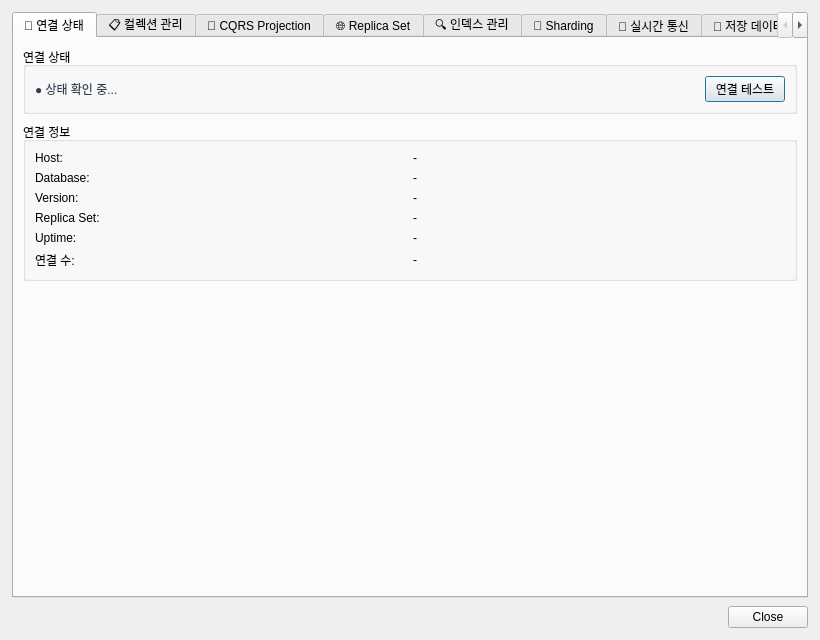
<?xml version="1.0" encoding="UTF-8"?>
<ui version="4.0">
 <class>MongoDBSettingsDialog</class>
 <widget class="QDialog" name="MongoDBSettingsDialog">
  <property name="geometry">
   <rect>
    <x>0</x>
    <y>0</y>
    <width>820</width>
    <height>640</height>
   </rect>
  </property>
  <property name="windowTitle">
   <string>MongoDB 모니터링</string>
  </property>
  <layout class="QVBoxLayout" name="verticalLayout_main">
   <property name="spacing">
    <number>8</number>
   </property>
   <property name="leftMargin">
    <number>12</number>
   </property>
   <property name="topMargin">
    <number>12</number>
   </property>
   <property name="rightMargin">
    <number>12</number>
   </property>
   <property name="bottomMargin">
    <number>12</number>
   </property>
   <item>
    <widget class="QTabWidget" name="tabWidget">

     <!-- ===== 탭 1: 연결 상태 ===== -->
     <widget class="QWidget" name="tabConnStatus">
      <attribute name="title">
       <string>📡 연결 상태</string>
      </attribute>
      <layout class="QVBoxLayout" name="vl_connStatus">
       <property name="spacing">
        <number>8</number>
       </property>
       <!-- LED + 상태 텍스트 -->
       <item>
        <widget class="QGroupBox" name="groupConnStatusLed">
         <property name="title">
          <string>연결 상태</string>
         </property>
         <layout class="QHBoxLayout" name="hl_connLed">
          <item>
           <widget class="QLabel" name="labelConnStatus">
            <property name="text">
             <string>● 상태 확인 중...</string>
            </property>
            <property name="styleSheet">
   <string notr="true">QWidget {
    background-color: #FFFFFF;
    color: #2C3E50;
    font-family: &quot;맑은 고딕&quot;;
    font-size: 9pt;
}

QTabWidget::pane {
    border: 1px solid #BDC3C7;
    background-color: #FFFFFF;
}

QTabBar::tab {
    background-color: #ECF0F1;
    color: #2C3E50;
    padding: 8px 16px;
    margin-right: 2px;
    border: 1px solid #BDC3C7;
    border-bottom: none;
    border-top-left-radius: 4px;
    border-top-right-radius: 4px;
}

QTabBar::tab:selected {
    background-color: #3498DB;
    color: #FFFFFF;
    font-weight: bold;
}

QTabBar::tab:hover {
    background-color: #D5DBDB;
}

QTableWidget {
    gridline-color: #BDC3C7;
    background-color: #FFFFFF;
    alternate-background-color: #F8F9FA;
    selection-background-color: #3498DB;
    selection-color: #FFFFFF;
}

QTableWidget::item {
    padding: 4px;
    border: none;
}

QHeaderView::section {
    background-color: #ECF0F1;
    color: #2C3E50;
    padding: 6px;
    border: 1px solid #BDC3C7;
    font-weight: bold;
}

QLineEdit, QTextEdit, QPlainTextEdit {
    background-color: #FFFFFF;
    border: 1px solid #BDC3C7;
    border-radius: 3px;
    padding: 4px;
    color: #2C3E50;
}

QLineEdit:focus, QTextEdit:focus, QPlainTextEdit:focus {
    border: 2px solid #3498DB;
}

QPushButton {
    background-color: #3498DB;
    color: #FFFFFF;
    border: none;
    border-radius: 4px;
    padding: 6px 12px;
    font-weight: bold;
}

QPushButton:hover {
    background-color: #2980B9;
}

QPushButton:pressed {
    background-color: #1F618D;
}

QPushButton:disabled {
    background-color: #BDC3C7;
    color: #7F8C8D;
}

QLabel {
    color: #2C3E50;
    background-color: transparent;
}

QGroupBox {
    border: 2px solid #BDC3C7;
    border-radius: 5px;
    margin-top: 10px;
    padding-top: 10px;
    background-color: #F8F9FA;
}

QGroupBox::title {
    subcontrol-origin: margin;
    subcontrol-position: top left;
    padding: 0 5px;
    color: #2C3E50;
    font-weight: bold;
}

QProgressBar {
    border: 1px solid #BDC3C7;
    border-radius: 3px;
    text-align: center;
    background-color: #ECF0F1;
}

QProgressBar::chunk {
    background-color: #3498DB;
}</string>
  </property>
           </widget>
          </item>
          <item>
           <spacer name="hsp_connLed">
            <property name="orientation">
             <enum>Qt::Horizontal</enum>
            </property>
            <property name="sizeHint" stdset="0">
             <size>
              <width>40</width>
              <height>20</height>
             </size>
            </property>
           </spacer>
          </item>
          <item>
           <widget class="QPushButton" name="btnConnect">
            <property name="text">
             <string>연결 테스트</string>
            </property>
           </widget>
          </item>
         </layout>
        </widget>
       </item>
       <!-- 연결 세부 정보 -->
       <item>
        <widget class="QGroupBox" name="groupConnDetail">
         <property name="title">
          <string>연결 정보</string>
         </property>
         <layout class="QGridLayout" name="gl_connDetail">
          <item row="0" column="0">
           <widget class="QLabel">
            <property name="text"><string>Host:</string></property>
           </widget>
          </item>
          <item row="0" column="1">
           <widget class="QLabel" name="labelHost">
            <property name="text"><string>-</string></property>
           </widget>
          </item>
          <item row="1" column="0">
           <widget class="QLabel">
            <property name="text"><string>Database:</string></property>
           </widget>
          </item>
          <item row="1" column="1">
           <widget class="QLabel" name="labelDB">
            <property name="text"><string>-</string></property>
           </widget>
          </item>
          <item row="2" column="0">
           <widget class="QLabel">
            <property name="text"><string>Version:</string></property>
           </widget>
          </item>
          <item row="2" column="1">
           <widget class="QLabel" name="labelVersion">
            <property name="text"><string>-</string></property>
           </widget>
          </item>
          <item row="3" column="0">
           <widget class="QLabel">
            <property name="text"><string>Replica Set:</string></property>
           </widget>
          </item>
          <item row="3" column="1">
           <widget class="QLabel" name="labelReplicaSet">
            <property name="text"><string>-</string></property>
           </widget>
          </item>
          <item row="4" column="0">
           <widget class="QLabel">
            <property name="text"><string>Uptime:</string></property>
           </widget>
          </item>
          <item row="4" column="1">
           <widget class="QLabel" name="labelUptime">
            <property name="text"><string>-</string></property>
           </widget>
          </item>
          <item row="5" column="0">
           <widget class="QLabel">
            <property name="text"><string>연결 수:</string></property>
           </widget>
          </item>
          <item row="5" column="1">
           <widget class="QLabel" name="labelConnCount">
            <property name="text"><string>-</string></property>
           </widget>
          </item>
         </layout>
        </widget>
       </item>
       <item>
        <spacer name="vsp_connStatus">
         <property name="orientation"><enum>Qt::Vertical</enum></property>
         <property name="sizeHint" stdset="0">
          <size><width>20</width><height>40</height></size>
         </property>
        </spacer>
       </item>
      </layout>
     </widget>

     <!-- ===== 탭 2: 컬렉션 관리 ===== -->
     <widget class="QWidget" name="tabCollections">
      <attribute name="title">
       <string>📋 컬렉션 관리</string>
      </attribute>
      <layout class="QVBoxLayout" name="vl_collections">
       <property name="spacing">
        <number>8</number>
       </property>
       <!-- 버튼 바 -->
       <item>
        <layout class="QHBoxLayout" name="hl_collBtn">
         <item>
          <spacer name="hsp_collBtn">
           <property name="orientation"><enum>Qt::Horizontal</enum></property>
           <property name="sizeHint" stdset="0">
            <size><width>40</width><height>20</height></size>
           </property>
          </spacer>
         </item>
         <item>
          <widget class="QPushButton" name="btnRefreshCollections">
           <property name="text"><string>새로고침</string></property>
          </widget>
         </item>
        </layout>
       </item>
       <!-- 컬렉션 테이블 -->
       <item>
        <widget class="QLabel">
         <property name="text"><string>컬렉션 목록</string></property>
        </widget>
       </item>
       <item>
        <widget class="QTableWidget" name="tableCollections">
         <property name="columnCount"><number>5</number></property>
         <property name="editTriggers">
          <set>QAbstractItemView::NoEditTriggers</set>
         </property>
         <property name="selectionBehavior">
          <enum>QAbstractItemView::SelectRows</enum>
         </property>
         <property name="alternatingRowColors"><bool>true</bool></property>
         <column><property name="text"><string>컬렉션명</string></property></column>
         <column><property name="text"><string>문서수</string></property></column>
         <column><property name="text"><string>크기</string></property></column>
         <column><property name="text"><string>평균크기</string></property></column>
         <column><property name="text"><string>인덱스수</string></property></column>
        </widget>
       </item>
       <!-- 문서 미리보기 테이블 -->
       <item>
        <widget class="QLabel">
         <property name="text"><string>문서 미리보기 (선택한 컬렉션)</string></property>
        </widget>
       </item>
       <item>
        <widget class="QTableWidget" name="tableDocuments">
         <property name="columnCount"><number>2</number></property>
         <property name="editTriggers">
          <set>QAbstractItemView::NoEditTriggers</set>
         </property>
         <property name="selectionBehavior">
          <enum>QAbstractItemView::SelectRows</enum>
         </property>
         <property name="alternatingRowColors"><bool>true</bool></property>
         <column><property name="text"><string>_id</string></property></column>
         <column><property name="text"><string>문서 (JSON 미리보기)</string></property></column>
        </widget>
       </item>
      </layout>
     </widget>

     <!-- ===== 탭 3: CQRS Projection ===== -->
     <widget class="QWidget" name="tabProjection">
      <attribute name="title">
       <string>🔄 CQRS Projection</string>
      </attribute>
      <layout class="QVBoxLayout" name="vl_projection">
       <property name="spacing">
        <number>8</number>
       </property>
       <!-- 상태 + 버튼 바 -->
       <item>
        <layout class="QHBoxLayout" name="hl_projBtn">
         <item>
          <widget class="QLabel" name="labelProjectionStatus">
           <property name="text"><string>Projection 상태: 확인 중...</string></property>
          </widget>
         </item>
         <item>
          <spacer name="hsp_projBtn">
           <property name="orientation"><enum>Qt::Horizontal</enum></property>
           <property name="sizeHint" stdset="0">
            <size><width>40</width><height>20</height></size>
           </property>
          </spacer>
         </item>
         <item>
          <widget class="QPushButton" name="btnSyncProjection">
           <property name="text"><string>수동 동기화</string></property>
          </widget>
         </item>
        </layout>
       </item>
       <!-- Projection 테이블 -->
       <item>
        <widget class="QTableWidget" name="tableProjections">
         <property name="columnCount"><number>5</number></property>
         <property name="editTriggers">
          <set>QAbstractItemView::NoEditTriggers</set>
         </property>
         <property name="selectionBehavior">
          <enum>QAbstractItemView::SelectRows</enum>
         </property>
         <property name="alternatingRowColors"><bool>true</bool></property>
         <column><property name="text"><string>이름</string></property></column>
         <column><property name="text"><string>원본</string></property></column>
         <column><property name="text"><string>마지막 동기화</string></property></column>
         <column><property name="text"><string>지연시간</string></property></column>
         <column><property name="text"><string>문서수</string></property></column>
        </widget>
       </item>
      </layout>
     </widget>

     <!-- ===== 탭 4: Replica Set 상태 ===== -->
     <widget class="QWidget" name="tabReplicaSet">
      <attribute name="title">
       <string>🌐 Replica Set</string>
      </attribute>
      <layout class="QVBoxLayout" name="vl_replicaSet">
       <property name="spacing">
        <number>8</number>
       </property>
       <!-- 노드 테이블 -->
       <item>
        <widget class="QTableWidget" name="tableReplicaNodes">
         <property name="columnCount"><number>5</number></property>
         <property name="editTriggers">
          <set>QAbstractItemView::NoEditTriggers</set>
         </property>
         <property name="selectionBehavior">
          <enum>QAbstractItemView::SelectRows</enum>
         </property>
         <property name="alternatingRowColors"><bool>true</bool></property>
         <column><property name="text"><string>역할</string></property></column>
         <column><property name="text"><string>주소</string></property></column>
         <column><property name="text"><string>상태</string></property></column>
         <column><property name="text"><string>우선순위</string></property></column>
         <column><property name="text"><string>복제 지연</string></property></column>
        </widget>
       </item>
       <!-- Oplog 정보 -->
       <item>
        <widget class="QGroupBox" name="groupOplog">
         <property name="title"><string>Oplog 정보</string></property>
         <layout class="QGridLayout" name="gl_oplog">
          <item row="0" column="0">
           <widget class="QLabel"><property name="text"><string>Oplog 크기:</string></property></widget>
          </item>
          <item row="0" column="1">
           <widget class="QLabel" name="labelOplogSize">
            <property name="text"><string>-</string></property>
           </widget>
          </item>
          <item row="1" column="0">
           <widget class="QLabel"><property name="text"><string>Oplog 지연:</string></property></widget>
          </item>
          <item row="1" column="1">
           <widget class="QLabel" name="labelOplogLag">
            <property name="text"><string>-</string></property>
           </widget>
          </item>
          <item row="2" column="0">
           <widget class="QLabel"><property name="text"><string>마지막 선출:</string></property></widget>
          </item>
          <item row="2" column="1">
           <widget class="QLabel" name="labelLastElection">
            <property name="text"><string>-</string></property>
           </widget>
          </item>
         </layout>
        </widget>
       </item>
       <!-- Stepdown 버튼 -->
       <item>
        <layout class="QHBoxLayout" name="hl_replicaBtn">
         <item>
          <spacer name="hsp_replicaBtn">
           <property name="orientation"><enum>Qt::Horizontal</enum></property>
           <property name="sizeHint" stdset="0">
            <size><width>40</width><height>20</height></size>
           </property>
          </spacer>
         </item>
         <item>
          <widget class="QPushButton" name="btnStepDown">
           <property name="text"><string>Stepdown</string></property>
          </widget>
         </item>
        </layout>
       </item>
       <item>
        <spacer name="vsp_replicaSet">
         <property name="orientation"><enum>Qt::Vertical</enum></property>
         <property name="sizeHint" stdset="0">
          <size><width>20</width><height>40</height></size>
         </property>
        </spacer>
       </item>
      </layout>
     </widget>

     <!-- ===== 탭 5: 인덱스 관리 ===== -->
     <widget class="QWidget" name="tabIndexes">
      <attribute name="title">
       <string>🔍 인덱스 관리</string>
      </attribute>
      <layout class="QVBoxLayout" name="vl_indexes">
       <property name="spacing">
        <number>8</number>
       </property>
       <!-- 버튼 바 -->
       <item>
        <layout class="QHBoxLayout" name="hl_indexBtn">
         <item>
          <spacer name="hsp_indexBtn">
           <property name="orientation"><enum>Qt::Horizontal</enum></property>
           <property name="sizeHint" stdset="0">
            <size><width>40</width><height>20</height></size>
           </property>
          </spacer>
         </item>
         <item>
          <widget class="QPushButton" name="btnCreateIndex">
           <property name="text"><string>인덱스 생성</string></property>
          </widget>
         </item>
         <item>
          <widget class="QPushButton" name="btnDropIndex">
           <property name="text"><string>인덱스 삭제</string></property>
          </widget>
         </item>
        </layout>
       </item>
       <!-- 인덱스 테이블 -->
       <item>
        <widget class="QTableWidget" name="tableIndexes">
         <property name="columnCount"><number>6</number></property>
         <property name="editTriggers">
          <set>QAbstractItemView::NoEditTriggers</set>
         </property>
         <property name="selectionBehavior">
          <enum>QAbstractItemView::SelectRows</enum>
         </property>
         <property name="alternatingRowColors"><bool>true</bool></property>
         <column><property name="text"><string>컬렉션</string></property></column>
         <column><property name="text"><string>인덱스명</string></property></column>
         <column><property name="text"><string>필드</string></property></column>
         <column><property name="text"><string>유형</string></property></column>
         <column><property name="text"><string>고유</string></property></column>
         <column><property name="text"><string>크기</string></property></column>
        </widget>
       </item>
      </layout>
     </widget>

     <!-- ===== 탭 6: Sharding ===== -->
     <widget class="QWidget" name="tabSharding">
      <attribute name="title">
       <string>🔀 Sharding</string>
      </attribute>
      <layout class="QVBoxLayout" name="vl_sharding">
       <property name="spacing">
        <number>8</number>
       </property>
       <!-- Shard 테이블 -->
       <item>
        <widget class="QTableWidget" name="tableShards">
         <property name="columnCount"><number>3</number></property>
         <property name="editTriggers">
          <set>QAbstractItemView::NoEditTriggers</set>
         </property>
         <property name="selectionBehavior">
          <enum>QAbstractItemView::SelectRows</enum>
         </property>
         <property name="alternatingRowColors"><bool>true</bool></property>
         <column><property name="text"><string>Shard</string></property></column>
         <column><property name="text"><string>조건</string></property></column>
         <column><property name="text"><string>데이터 비율</string></property></column>
        </widget>
       </item>
       <!-- Balancer 정보 -->
       <item>
        <widget class="QGroupBox" name="groupBalancer">
         <property name="title"><string>Balancer 정보</string></property>
         <layout class="QGridLayout" name="gl_balancer">
          <item row="0" column="0">
           <widget class="QLabel"><property name="text"><string>Balancer 상태:</string></property></widget>
          </item>
          <item row="0" column="1">
           <widget class="QLabel" name="labelBalancerStatus">
            <property name="text"><string>-</string></property>
           </widget>
          </item>
          <item row="1" column="0">
           <widget class="QLabel"><property name="text"><string>마지막 균형 조정:</string></property></widget>
          </item>
          <item row="1" column="1">
           <widget class="QLabel" name="labelLastBalance">
            <property name="text"><string>-</string></property>
           </widget>
          </item>
         </layout>
        </widget>
       </item>
       <item>
        <spacer name="vsp_sharding">
         <property name="orientation"><enum>Qt::Vertical</enum></property>
         <property name="sizeHint" stdset="0">
          <size><width>20</width><height>40</height></size>
         </property>
        </spacer>
       </item>
      </layout>
     </widget>


     <!-- ========================================== -->
     <!-- Tab: 📡 실시간 통신 모니터 -->
     <!-- ========================================== -->
     <widget class="QWidget" name="tabRealtimeMonitor">
      <attribute name="title">
       <string>📡 실시간 통신</string>
      </attribute>
      <layout class="QVBoxLayout" name="verticalLayout_realtime">
       <item>
        <widget class="QTableWidget" name="tableRealtimeQueries">
         <property name="editTriggers">
          <set>QAbstractItemView::NoEditTriggers</set>
         </property>
         <property name="alternatingRowColors">
          <bool>true</bool>
         </property>
         <property name="selectionBehavior">
          <enum>QAbstractItemView::SelectRows</enum>
         </property>
         <column><property name="text"><string>시간</string></property></column>
         <column><property name="text"><string>타입</string></property></column>
         <column><property name="text"><string>쿼리</string></property></column>
         <column><property name="text"><string>응답(ms)</string></property></column>
         <column><property name="text"><string>상태</string></property></column>
        </widget>
       </item>
       <item>
        <widget class="QWidget" name="chartContainer" native="true">
         <property name="minimumHeight">
          <number>200</number>
         </property>
        </widget>
       </item>
      </layout>
     </widget>

     <!-- ========================================== -->
     <!-- Tab: 📂 저장된 데이터 조회 -->
     <!-- ========================================== -->
     <widget class="QWidget" name="tabStoredData">
      <attribute name="title">
       <string>📂 저장 데이터</string>
      </attribute>
      <layout class="QVBoxLayout" name="verticalLayout_stored">
       <item>
        <layout class="QHBoxLayout" name="horizontalLayout_filter">
         <item>
          <widget class="QLabel" name="labelTable">
           <property name="text"><string>테이블:</string></property>
          </widget>
         </item>
         <item>
          <widget class="QComboBox" name="comboTable"/>
         </item>
         <item>
          <widget class="QLabel" name="labelSearch">
           <property name="text"><string>검색:</string></property>
          </widget>
         </item>
         <item>
          <widget class="QLineEdit" name="lineFilter">
           <property name="placeholderText"><string>키워드 입력</string></property>
          </widget>
         </item>
         <item>
          <widget class="QPushButton" name="btnSearch">
           <property name="text"><string>🔍 검색</string></property>
          </widget>
         </item>
        </layout>
       </item>
       <item>
        <widget class="QTableWidget" name="tableData">
         <property name="alternatingRowColors">
          <bool>true</bool>
         </property>
         <property name="editTriggers">
          <set>QAbstractItemView::NoEditTriggers</set>
         </property>
        </widget>
       </item>
       <item>
        <layout class="QHBoxLayout" name="horizontalLayout_pagination">
         <item>
          <widget class="QPushButton" name="btnPrevPage">
           <property name="text"><string>◀ 이전</string></property>
          </widget>
         </item>
         <item>
          <widget class="QLabel" name="labelPage">
           <property name="text"><string>페이지: 1 / 1</string></property>
          </widget>
         </item>
         <item>
          <widget class="QPushButton" name="btnNextPage">
           <property name="text"><string>다음 ▶</string></property>
          </widget>
         </item>
         <item>
          <widget class="QPushButton" name="btnExportCSV">
           <property name="text"><string>📤 CSV</string></property>
          </widget>
         </item>
        </layout>
       </item>
      </layout>
     </widget>

     <!-- ========================================== -->
     <!-- Tab: ⚙️ DB 상세 정보 -->
     <!-- ========================================== -->
     <widget class="QWidget" name="tabDBInfo">
      <attribute name="title">
       <string>⚙️ DB 정보</string>
      </attribute>
      <layout class="QVBoxLayout" name="verticalLayout_dbinfo">
       <item>
        <widget class="QGroupBox" name="groupDBStatus">
         <property name="title"><string>시스템 정보</string></property>
         <layout class="QFormLayout" name="formLayout_dbstatus">
          <item row="0" column="0">
           <widget class="QLabel" name="labelVersionTitle">
            <property name="text"><string>버전:</string></property>
           </widget>
          </item>
          <item row="0" column="1">
           <widget class="QLabel" name="labelVersion">
            <property name="text"><string>-</string></property>
           </widget>
          </item>
          <item row="1" column="0">
           <widget class="QLabel" name="labelUptimeTitle">
            <property name="text"><string>업타임:</string></property>
           </widget>
          </item>
          <item row="1" column="1">
           <widget class="QLabel" name="labelUptime">
            <property name="text"><string>-</string></property>
           </widget>
          </item>
          <item row="2" column="0">
           <widget class="QLabel" name="labelConnectionsTitle">
            <property name="text"><string>연결 수:</string></property>
           </widget>
          </item>
          <item row="2" column="1">
           <widget class="QLabel" name="labelConnections">
            <property name="text"><string>-</string></property>
           </widget>
          </item>
          <item row="3" column="0">
           <widget class="QLabel" name="labelMemoryTitle">
            <property name="text"><string>메모리 사용:</string></property>
           </widget>
          </item>
          <item row="3" column="1">
           <widget class="QLabel" name="labelMemory">
            <property name="text"><string>-</string></property>
           </widget>
          </item>
         </layout>
        </widget>
       </item>
       <item>
        <widget class="QGroupBox" name="groupPerformance">
         <property name="title"><string>성능 지표</string></property>
         <layout class="QGridLayout" name="gridLayout_perf">
          <item row="0" column="0">
           <widget class="QLabel" name="labelQPSTitle">
            <property name="text"><string>QPS:</string></property>
           </widget>
          </item>
          <item row="0" column="1">
           <widget class="QLabel" name="labelQPS">
            <property name="text"><string>-</string></property>
           </widget>
          </item>
          <item row="1" column="0">
           <widget class="QLabel" name="labelAvgLatencyTitle">
            <property name="text"><string>평균 응답:</string></property>
           </widget>
          </item>
          <item row="1" column="1">
           <widget class="QLabel" name="labelAvgLatency">
            <property name="text"><string>-</string></property>
           </widget>
          </item>
         </layout>
        </widget>
       </item>
       <item>
        <spacer name="verticalSpacer_dbinfo">
         <property name="orientation">
          <enum>Qt::Vertical</enum>
         </property>
         <property name="sizeHint" stdset="0">
          <size>
           <width>20</width>
           <height>40</height>
          </size>
         </property>
        </spacer>
       </item>
      </layout>
     </widget>
    </widget>
   </item>
      <widget class="QWidget" name="tabDataDelete">
       <attribute name="title"><string>🗑️ 데이터 삭제</string></attribute>
       <layout class="QVBoxLayout" name="vl_mongoDelete">
        <item>
         <widget class="QLabel" name="labelDeleteWarning_mongo">
          <property name="text"><string>⚠️ 주의: 삭제된 데이터는 복구할 수 없습니다!</string></property>
          <property name="styleSheet"><string notr="true">color: #E74C3C; font-weight: bold; font-size: 11pt;</string></property>
         </widget>
        </item>
        <item>
         <widget class="QGroupBox" name="groupMongoCollections">
          <property name="title"><string>📁 콜렉션별 삭제</string></property>
          <layout class="QVBoxLayout">
           <item>
            <layout class="QHBoxLayout">
             <item>
              <widget class="QPushButton" name="btn_drop_metadata">
               <property name="text"><string>metadata 콜렉션 삭제</string></property>
               <property name="styleSheet"><string notr="true">background-color: #E74C3C; color: white; font-weight: bold;</string></property>
              </widget>
             </item>
             <item>
              <widget class="QPushButton" name="btn_drop_strategies">
               <property name="text"><string>strategies 콜렉션 삭제</string></property>
               <property name="styleSheet"><string notr="true">background-color: #E74C3C; color: white; font-weight: bold;</string></property>
              </widget>
             </item>
             <item>
              <widget class="QPushButton" name="btn_drop_ml_models">
               <property name="text"><string>ml_models 콜렉션 삭제</string></property>
               <property name="styleSheet"><string notr="true">background-color: #E74C3C; color: white; font-weight: bold;</string></property>
              </widget>
             </item>
            </layout>
           </item>
           <item>
            <layout class="QHBoxLayout">
             <item>
              <widget class="QPushButton" name="btn_drop_ui_settings">
               <property name="text"><string>UI 설정 초기화</string></property>
               <property name="styleSheet"><string notr="true">background-color: #E67E22; color: white; font-weight: bold;</string></property>
              </widget>
             </item>
             <item>
              <widget class="QPushButton" name="btn_clear_all_collections">
               <property name="text"><string>⚠️ 전체 콜렉션 삭제</string></property>
               <property name="styleSheet"><string notr="true">background-color: #C0392B; color: white; font-weight: bold; font-size: 10pt;</string></property>
              </widget>
             </item>
             <item><spacer><property name="orientation"><enum>Qt::Horizontal</enum></property></spacer></item>
            </layout>
           </item>
          </layout>
         </widget>
        </item>
        <item>
         <spacer>
          <property name="orientation"><enum>Qt::Vertical</enum></property>
          <property name="sizeHint" stdset="0"><size><width>20</width><height>40</height></size></property>
         </spacer>
        </item>
       </layout>
      </widget>

   <!-- 닫기 버튼 -->
   <item>
    <widget class="QDialogButtonBox" name="buttonBox">
     <property name="orientation">
      <enum>Qt::Horizontal</enum>
     </property>
     <property name="standardButtons">
      <set>QDialogButtonBox::Close</set>
     </property>
    </widget>
   </item>
  </layout>
 </widget>
 <resources/>
 <connections>
  <connection>
   <sender>buttonBox</sender>
   <signal>rejected()</signal>
   <receiver>MongoDBSettingsDialog</receiver>
   <slot>reject()</slot>
   <hints>
    <hint type="sourcelabel">
     <x>410</x>
     <y>620</y>
    </hint>
    <hint type="destinationlabel">
     <x>410</x>
     <y>320</y>
    </hint>
   </hints>
  </connection>
 </connections>
</ui>
